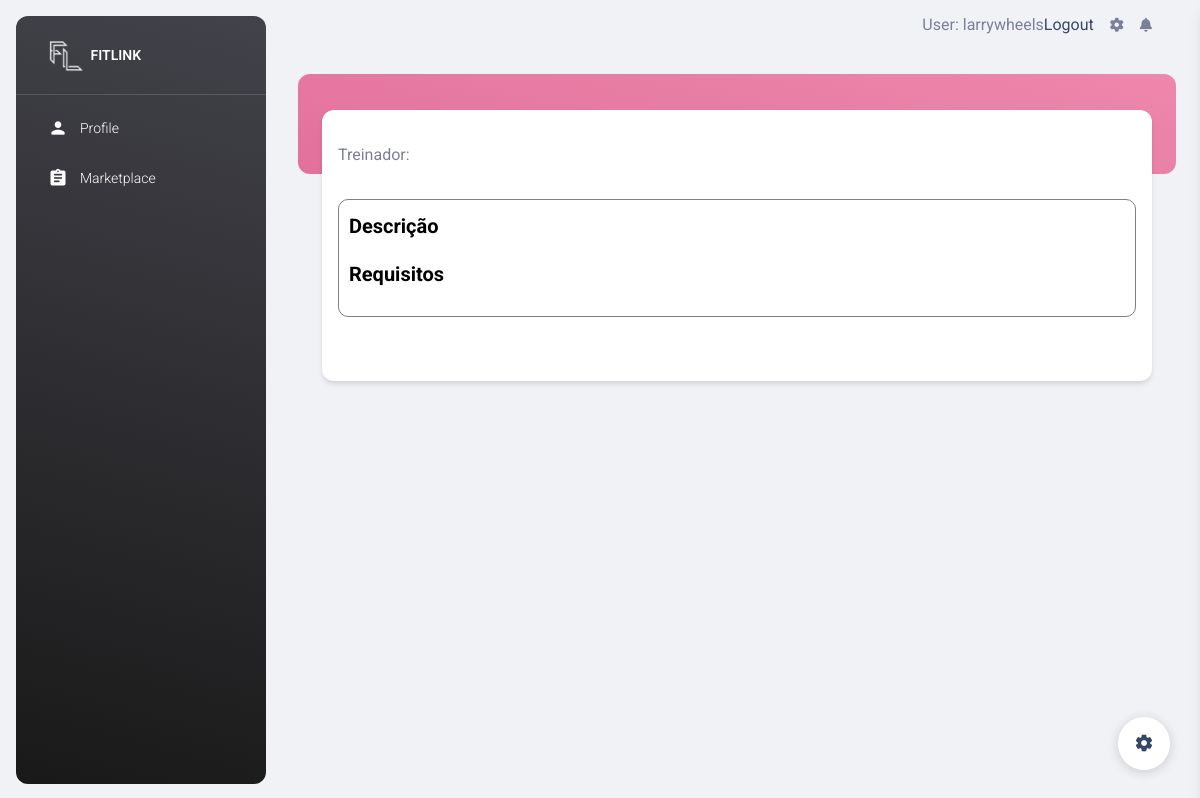
The page /detalhesPlano/16 (signed in) on the database as committed earlier.
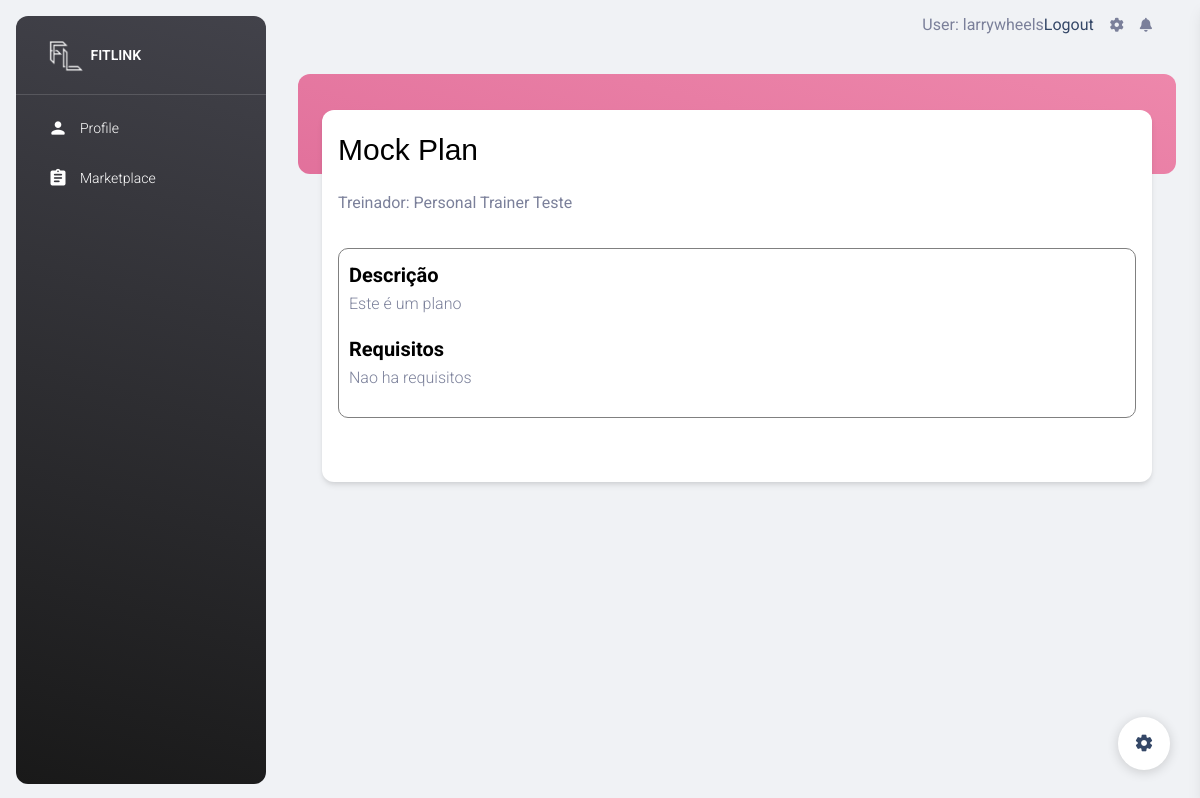
The same page on the database as committed later.
### fitlink/models.py (models this page shows, shortened)
class PlanoTreino(models.Model):
    titulo = models.CharField(max_length = 255)
    imagem = models.CharField(max_length=255)
    descricao = models.TextField()
    requisitos = models.TextField()
    tipoPlano = models.ForeignKey(TipoPlano, on_delete=models.CASCADE)
    preco = models.FloatField()
    periodoBloco = models.IntegerField()
    nrBlocos = models.IntegerField()
    refPersonalTrainer = models.ForeignKey(User, on_delete=models.CASCADE)

### fitlink/views.py (the view)
# urls.py: path('detalhesPlano/<int:idPlano>', views.detalhesPlano, name='detalhesPlano'),
@login_required(login_url='login/')
def detalhesPlano(request,idPlano):
    return render(request,'detalhesPlano.html',{'plano': PlanoTreino.objects.filter(id=idPlano).first()})

### fitlink/templates/detalhesPlano.html (shortened to what this page needs)
{% extends "index.html" %}
{% block content %}
   <div class="container-fluid px-2 px-md-4">
      <div class="card card-body mx-3 mx-md-4 mt-n6">
         <p style="color:black;font-size:30px;font-family: Geneva, Verdana, sans-serif;">{{plano.titulo}}
			<div style="position:relative;top:0px">Treinador: {{plano.refPersonalTrainer.first_name}} {{plano.refPersonalTrainer.last_name}}</div>
         </p>
         <p>
			<div style="border:1pt solid #808080;border-radius: 10px;padding:10px;bottom:15px">
				<b style="color:black;font-size:20px">Descrição</b>
				<p>{{plano.descricao}}</p>
				<b style="color:black;font-size:20px">Requisitos</b>
				<p>{{plano.requisitos}}</p>
            </div>
         </p>
      </div>
    </div>
  {% endblock %}

Rows that differ between the two databases and show on the page:
added PlanoTreino: titulo "Mock Plan", refPersonalTrainer.first_name "Personal Trainer", refPersonalTrainer.last_name "Teste", descricao "Este é um plano", requisitos "Nao ha requisitos"
